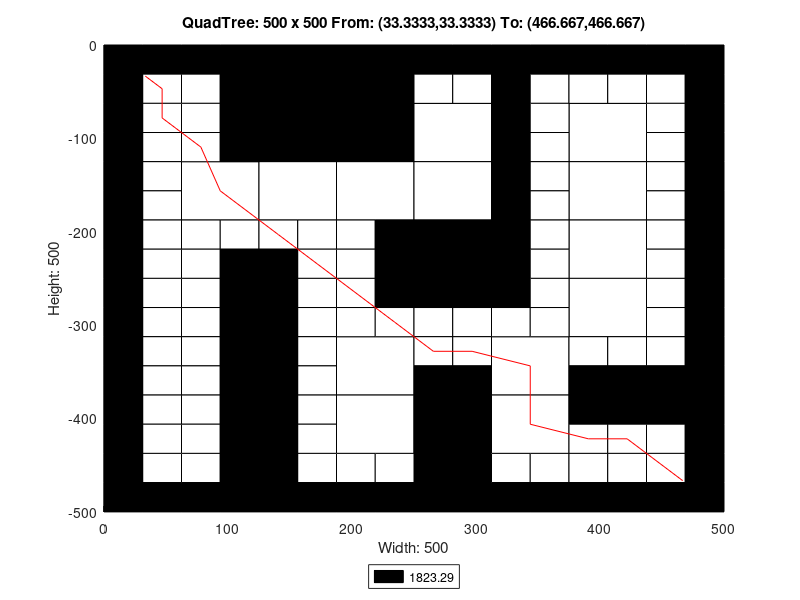

Here is the MATLAB script that generated this plot:
axis([0 500 -500 0]);
title('QuadTree: 500 x 500 From: (33.3333,33.3333) To: (466.667,466.667)');
xlabel('Width: 500');
ylabel('Height: 500');
rectangle('Position',[125 -125 125 125], 'FaceColor',[0 0 0]);
rectangle('Position',[62.5 -187.5 62.5 62.5], 'FaceColor',[1 1 1]);
rectangle('Position',[125 -187.5 62.5 62.5], 'FaceColor',[1 1 1]);
rectangle('Position',[187.5 -187.5 62.5 62.5], 'FaceColor',[1 1 1]);
rectangle('Position',[250 -125 62.5 62.5], 'FaceColor',[1 1 1]);
rectangle('Position',[375 -125 62.5 62.5], 'FaceColor',[1 1 1]);
rectangle('Position',[250 -187.5 62.5 62.5], 'FaceColor',[1 1 1]);
rectangle('Position',[250 -250 62.5 62.5], 'FaceColor',[0 0 0]);
rectangle('Position',[375 -187.5 62.5 62.5], 'FaceColor',[1 1 1]);
rectangle('Position',[375 -250 62.5 62.5], 'FaceColor',[1 1 1]);
rectangle('Position',[187.5 -375 62.5 62.5], 'FaceColor',[1 1 1]);
rectangle('Position',[187.5 -437.5 62.5 62.5], 'FaceColor',[1 1 1]);
rectangle('Position',[312.5 -375 62.5 62.5], 'FaceColor',[1 1 1]);
rectangle('Position',[375 -312.5 62.5 62.5], 'FaceColor',[1 1 1]);
rectangle('Position',[250 -437.5 62.5 62.5], 'FaceColor',[0 0 0]);
rectangle('Position',[312.5 -437.5 62.5 62.5], 'FaceColor',[1 1 1]);
rectangle('Position',[250 -500 62.5 62.5], 'FaceColor',[0 0 0]);
rectangle('Position',[0 -31.25 31.25 31.25], 'FaceColor',[0 0 0]);
rectangle('Position',[31.25 -31.25 31.25 31.25], 'FaceColor',[0 0 0]);
rectangle('Position',[0 -62.5 31.25 31.25], 'FaceColor',[0 0 0]);
rectangle('Position',[31.25 -62.5 31.25 31.25], 'FaceColor',[1 1 1]);
rectangle('Position',[62.5 -31.25 31.25 31.25], 'FaceColor',[0 0 0]);
rectangle('Position',[93.75 -31.25 31.25 31.25], 'FaceColor',[0 0 0]);
rectangle('Position',[62.5 -62.5 31.25 31.25], 'FaceColor',[1 1 1]);
rectangle('Position',[93.75 -62.5 31.25 31.25], 'FaceColor',[0 0 0]);
rectangle('Position',[0 -93.75 31.25 31.25], 'FaceColor',[0 0 0]);
rectangle('Position',[31.25 -93.75 31.25 31.25], 'FaceColor',[1 1 1]);
rectangle('Position',[0 -125 31.25 31.25], 'FaceColor',[0 0 0]);
rectangle('Position',[31.25 -125 31.25 31.25], 'FaceColor',[1 1 1]);
rectangle('Position',[62.5 -93.75 31.25 31.25], 'FaceColor',[1 1 1]);
rectangle('Position',[93.75 -93.75 31.25 31.25], 'FaceColor',[0 0 0]);
rectangle('Position',[62.5 -125 31.25 31.25], 'FaceColor',[1 1 1]);
rectangle('Position',[93.75 -125 31.25 31.25], 'FaceColor',[0 0 0]);
rectangle('Position',[0 -156.25 31.25 31.25], 'FaceColor',[0 0 0]);
rectangle('Position',[31.25 -156.25 31.25 31.25], 'FaceColor',[1 1 1]);
rectangle('Position',[0 -187.5 31.25 31.25], 'FaceColor',[0 0 0]);
rectangle('Position',[31.25 -187.5 31.25 31.25], 'FaceColor',[1 1 1]);
rectangle('Position',[0 -218.75 31.25 31.25], 'FaceColor',[0 0 0]);
rectangle('Position',[31.25 -218.75 31.25 31.25], 'FaceColor',[1 1 1]);
rectangle('Position',[0 -250 31.25 31.25], 'FaceColor',[0 0 0]);
rectangle('Position',[31.25 -250 31.25 31.25], 'FaceColor',[1 1 1]);
rectangle('Position',[62.5 -218.75 31.25 31.25], 'FaceColor',[1 1 1]);
rectangle('Position',[93.75 -218.75 31.25 31.25], 'FaceColor',[1 1 1]);
rectangle('Position',[62.5 -250 31.25 31.25], 'FaceColor',[1 1 1]);
rectangle('Position',[93.75 -250 31.25 31.25], 'FaceColor',[0 0 0]);
rectangle('Position',[125 -218.75 31.25 31.25], 'FaceColor',[1 1 1]);
rectangle('Position',[156.25 -218.75 31.25 31.25], 'FaceColor',[1 1 1]);
rectangle('Position',[125 -250 31.25 31.25], 'FaceColor',[0 0 0]);
rectangle('Position',[156.25 -250 31.25 31.25], 'FaceColor',[1 1 1]);
rectangle('Position',[187.5 -218.75 31.25 31.25], 'FaceColor',[1 1 1]);
rectangle('Position',[218.75 -218.75 31.25 31.25], 'FaceColor',[0 0 0]);
rectangle('Position',[187.5 -250 31.25 31.25], 'FaceColor',[1 1 1]);
rectangle('Position',[218.75 -250 31.25 31.25], 'FaceColor',[0 0 0]);
rectangle('Position',[250 -31.25 31.25 31.25], 'FaceColor',[0 0 0]);
rectangle('Position',[281.25 -31.25 31.25 31.25], 'FaceColor',[0 0 0]);
rectangle('Position',[250 -62.5 31.25 31.25], 'FaceColor',[1 1 1]);
rectangle('Position',[281.25 -62.5 31.25 31.25], 'FaceColor',[1 1 1]);
rectangle('Position',[312.5 -31.25 31.25 31.25], 'FaceColor',[0 0 0]);
rectangle('Position',[343.75 -31.25 31.25 31.25], 'FaceColor',[0 0 0]);
rectangle('Position',[312.5 -62.5 31.25 31.25], 'FaceColor',[0 0 0]);
rectangle('Position',[343.75 -62.5 31.25 31.25], 'FaceColor',[1 1 1]);
rectangle('Position',[312.5 -93.75 31.25 31.25], 'FaceColor',[0 0 0]);
rectangle('Position',[343.75 -93.75 31.25 31.25], 'FaceColor',[1 1 1]);
rectangle('Position',[312.5 -125 31.25 31.25], 'FaceColor',[0 0 0]);
rectangle('Position',[343.75 -125 31.25 31.25], 'FaceColor',[1 1 1]);
rectangle('Position',[375 -31.25 31.25 31.25], 'FaceColor',[0 0 0]);
rectangle('Position',[406.25 -31.25 31.25 31.25], 'FaceColor',[0 0 0]);
rectangle('Position',[375 -62.5 31.25 31.25], 'FaceColor',[1 1 1]);
rectangle('Position',[406.25 -62.5 31.25 31.25], 'FaceColor',[1 1 1]);
rectangle('Position',[437.5 -31.25 31.25 31.25], 'FaceColor',[0 0 0]);
rectangle('Position',[468.75 -31.25 31.25 31.25], 'FaceColor',[0 0 0]);
rectangle('Position',[437.5 -62.5 31.25 31.25], 'FaceColor',[1 1 1]);
rectangle('Position',[468.75 -62.5 31.25 31.25], 'FaceColor',[0 0 0]);
rectangle('Position',[437.5 -93.75 31.25 31.25], 'FaceColor',[1 1 1]);
rectangle('Position',[468.75 -93.75 31.25 31.25], 'FaceColor',[0 0 0]);
rectangle('Position',[437.5 -125 31.25 31.25], 'FaceColor',[1 1 1]);
rectangle('Position',[468.75 -125 31.25 31.25], 'FaceColor',[0 0 0]);
rectangle('Position',[312.5 -156.25 31.25 31.25], 'FaceColor',[0 0 0]);
rectangle('Position',[343.75 -156.25 31.25 31.25], 'FaceColor',[1 1 1]);
rectangle('Position',[312.5 -187.5 31.25 31.25], 'FaceColor',[0 0 0]);
rectangle('Position',[343.75 -187.5 31.25 31.25], 'FaceColor',[1 1 1]);
rectangle('Position',[312.5 -218.75 31.25 31.25], 'FaceColor',[0 0 0]);
rectangle('Position',[343.75 -218.75 31.25 31.25], 'FaceColor',[1 1 1]);
rectangle('Position',[312.5 -250 31.25 31.25], 'FaceColor',[0 0 0]);
rectangle('Position',[343.75 -250 31.25 31.25], 'FaceColor',[1 1 1]);
rectangle('Position',[437.5 -156.25 31.25 31.25], 'FaceColor',[1 1 1]);
rectangle('Position',[468.75 -156.25 31.25 31.25], 'FaceColor',[0 0 0]);
rectangle('Position',[437.5 -187.5 31.25 31.25], 'FaceColor',[1 1 1]);
rectangle('Position',[468.75 -187.5 31.25 31.25], 'FaceColor',[0 0 0]);
rectangle('Position',[437.5 -218.75 31.25 31.25], 'FaceColor',[1 1 1]);
rectangle('Position',[468.75 -218.75 31.25 31.25], 'FaceColor',[0 0 0]);
rectangle('Position',[437.5 -250 31.25 31.25], 'FaceColor',[1 1 1]);
rectangle('Position',[468.75 -250 31.25 31.25], 'FaceColor',[0 0 0]);
rectangle('Position',[0 -281.25 31.25 31.25], 'FaceColor',[0 0 0]);
rectangle('Position',[31.25 -281.25 31.25 31.25], 'FaceColor',[1 1 1]);
rectangle('Position',[0 -312.5 31.25 31.25], 'FaceColor',[0 0 0]);
rectangle('Position',[31.25 -312.5 31.25 31.25], 'FaceColor',[1 1 1]);
rectangle('Position',[62.5 -281.25 31.25 31.25], 'FaceColor',[1 1 1]);
rectangle('Position',[93.75 -281.25 31.25 31.25], 'FaceColor',[0 0 0]);
rectangle('Position',[62.5 -312.5 31.25 31.25], 'FaceColor',[1 1 1]);
rectangle('Position',[93.75 -312.5 31.25 31.25], 'FaceColor',[0 0 0]);
rectangle('Position',[0 -343.75 31.25 31.25], 'FaceColor',[0 0 0]);
rectangle('Position',[31.25 -343.75 31.25 31.25], 'FaceColor',[1 1 1]);
rectangle('Position',[0 -375 31.25 31.25], 'FaceColor',[0 0 0]);
rectangle('Position',[31.25 -375 31.25 31.25], 'FaceColor',[1 1 1]);
rectangle('Position',[62.5 -343.75 31.25 31.25], 'FaceColor',[1 1 1]);
rectangle('Position',[93.75 -343.75 31.25 31.25], 'FaceColor',[0 0 0]);
rectangle('Position',[62.5 -375 31.25 31.25], 'FaceColor',[1 1 1]);
rectangle('Position',[93.75 -375 31.25 31.25], 'FaceColor',[0 0 0]);
rectangle('Position',[125 -281.25 31.25 31.25], 'FaceColor',[0 0 0]);
rectangle('Position',[156.25 -281.25 31.25 31.25], 'FaceColor',[1 1 1]);
rectangle('Position',[125 -312.5 31.25 31.25], 'FaceColor',[0 0 0]);
rectangle('Position',[156.25 -312.5 31.25 31.25], 'FaceColor',[1 1 1]);
rectangle('Position',[187.5 -281.25 31.25 31.25], 'FaceColor',[1 1 1]);
rectangle('Position',[218.75 -281.25 31.25 31.25], 'FaceColor',[0 0 0]);
rectangle('Position',[187.5 -312.5 31.25 31.25], 'FaceColor',[1 1 1]);
rectangle('Position',[218.75 -312.5 31.25 31.25], 'FaceColor',[1 1 1]);
rectangle('Position',[125 -343.75 31.25 31.25], 'FaceColor',[0 0 0]);
rectangle('Position',[156.25 -343.75 31.25 31.25], 'FaceColor',[1 1 1]);
rectangle('Position',[125 -375 31.25 31.25], 'FaceColor',[0 0 0]);
rectangle('Position',[156.25 -375 31.25 31.25], 'FaceColor',[1 1 1]);
rectangle('Position',[0 -406.25 31.25 31.25], 'FaceColor',[0 0 0]);
rectangle('Position',[31.25 -406.25 31.25 31.25], 'FaceColor',[1 1 1]);
rectangle('Position',[0 -437.5 31.25 31.25], 'FaceColor',[0 0 0]);
rectangle('Position',[31.25 -437.5 31.25 31.25], 'FaceColor',[1 1 1]);
rectangle('Position',[62.5 -406.25 31.25 31.25], 'FaceColor',[1 1 1]);
rectangle('Position',[93.75 -406.25 31.25 31.25], 'FaceColor',[0 0 0]);
rectangle('Position',[62.5 -437.5 31.25 31.25], 'FaceColor',[1 1 1]);
rectangle('Position',[93.75 -437.5 31.25 31.25], 'FaceColor',[0 0 0]);
rectangle('Position',[0 -468.75 31.25 31.25], 'FaceColor',[0 0 0]);
rectangle('Position',[31.25 -468.75 31.25 31.25], 'FaceColor',[1 1 1]);
rectangle('Position',[0 -500 31.25 31.25], 'FaceColor',[0 0 0]);
rectangle('Position',[31.25 -500 31.25 31.25], 'FaceColor',[0 0 0]);
rectangle('Position',[62.5 -468.75 31.25 31.25], 'FaceColor',[1 1 1]);
rectangle('Position',[93.75 -468.75 31.25 31.25], 'FaceColor',[0 0 0]);
rectangle('Position',[62.5 -500 31.25 31.25], 'FaceColor',[0 0 0]);
rectangle('Position',[93.75 -500 31.25 31.25], 'FaceColor',[0 0 0]);
rectangle('Position',[125 -406.25 31.25 31.25], 'FaceColor',[0 0 0]);
rectangle('Position',[156.25 -406.25 31.25 31.25], 'FaceColor',[1 1 1]);
rectangle('Position',[125 -437.5 31.25 31.25], 'FaceColor',[0 0 0]);
rectangle('Position',[156.25 -437.5 31.25 31.25], 'FaceColor',[1 1 1]);
rectangle('Position',[125 -468.75 31.25 31.25], 'FaceColor',[0 0 0]);
rectangle('Position',[156.25 -468.75 31.25 31.25], 'FaceColor',[1 1 1]);
rectangle('Position',[125 -500 31.25 31.25], 'FaceColor',[0 0 0]);
rectangle('Position',[156.25 -500 31.25 31.25], 'FaceColor',[0 0 0]);
rectangle('Position',[187.5 -468.75 31.25 31.25], 'FaceColor',[1 1 1]);
rectangle('Position',[218.75 -468.75 31.25 31.25], 'FaceColor',[1 1 1]);
rectangle('Position',[187.5 -500 31.25 31.25], 'FaceColor',[0 0 0]);
rectangle('Position',[218.75 -500 31.25 31.25], 'FaceColor',[0 0 0]);
rectangle('Position',[250 -281.25 31.25 31.25], 'FaceColor',[0 0 0]);
rectangle('Position',[281.25 -281.25 31.25 31.25], 'FaceColor',[0 0 0]);
rectangle('Position',[250 -312.5 31.25 31.25], 'FaceColor',[1 1 1]);
rectangle('Position',[281.25 -312.5 31.25 31.25], 'FaceColor',[1 1 1]);
rectangle('Position',[312.5 -281.25 31.25 31.25], 'FaceColor',[0 0 0]);
rectangle('Position',[343.75 -281.25 31.25 31.25], 'FaceColor',[1 1 1]);
rectangle('Position',[312.5 -312.5 31.25 31.25], 'FaceColor',[1 1 1]);
rectangle('Position',[343.75 -312.5 31.25 31.25], 'FaceColor',[1 1 1]);
rectangle('Position',[250 -343.75 31.25 31.25], 'FaceColor',[1 1 1]);
rectangle('Position',[281.25 -343.75 31.25 31.25], 'FaceColor',[1 1 1]);
rectangle('Position',[250 -375 31.25 31.25], 'FaceColor',[0 0 0]);
rectangle('Position',[281.25 -375 31.25 31.25], 'FaceColor',[0 0 0]);
rectangle('Position',[437.5 -281.25 31.25 31.25], 'FaceColor',[1 1 1]);
rectangle('Position',[468.75 -281.25 31.25 31.25], 'FaceColor',[0 0 0]);
rectangle('Position',[437.5 -312.5 31.25 31.25], 'FaceColor',[1 1 1]);
rectangle('Position',[468.75 -312.5 31.25 31.25], 'FaceColor',[0 0 0]);
rectangle('Position',[375 -343.75 31.25 31.25], 'FaceColor',[1 1 1]);
rectangle('Position',[406.25 -343.75 31.25 31.25], 'FaceColor',[1 1 1]);
rectangle('Position',[375 -375 31.25 31.25], 'FaceColor',[0 0 0]);
rectangle('Position',[406.25 -375 31.25 31.25], 'FaceColor',[0 0 0]);
rectangle('Position',[437.5 -343.75 31.25 31.25], 'FaceColor',[1 1 1]);
rectangle('Position',[468.75 -343.75 31.25 31.25], 'FaceColor',[0 0 0]);
rectangle('Position',[437.5 -375 31.25 31.25], 'FaceColor',[0 0 0]);
rectangle('Position',[468.75 -375 31.25 31.25], 'FaceColor',[0 0 0]);
rectangle('Position',[312.5 -468.75 31.25 31.25], 'FaceColor',[1 1 1]);
rectangle('Position',[343.75 -468.75 31.25 31.25], 'FaceColor',[1 1 1]);
rectangle('Position',[312.5 -500 31.25 31.25], 'FaceColor',[0 0 0]);
rectangle('Position',[343.75 -500 31.25 31.25], 'FaceColor',[0 0 0]);
rectangle('Position',[375 -406.25 31.25 31.25], 'FaceColor',[0 0 0]);
rectangle('Position',[406.25 -406.25 31.25 31.25], 'FaceColor',[0 0 0]);
rectangle('Position',[375 -437.5 31.25 31.25], 'FaceColor',[1 1 1]);
rectangle('Position',[406.25 -437.5 31.25 31.25], 'FaceColor',[1 1 1]);
rectangle('Position',[437.5 -406.25 31.25 31.25], 'FaceColor',[0 0 0]);
rectangle('Position',[468.75 -406.25 31.25 31.25], 'FaceColor',[0 0 0]);
rectangle('Position',[437.5 -437.5 31.25 31.25], 'FaceColor',[1 1 1]);
rectangle('Position',[468.75 -437.5 31.25 31.25], 'FaceColor',[0 0 0]);
rectangle('Position',[375 -468.75 31.25 31.25], 'FaceColor',[1 1 1]);
rectangle('Position',[406.25 -468.75 31.25 31.25], 'FaceColor',[1 1 1]);
rectangle('Position',[375 -500 31.25 31.25], 'FaceColor',[0 0 0]);
rectangle('Position',[406.25 -500 31.25 31.25], 'FaceColor',[0 0 0]);
rectangle('Position',[437.5 -468.75 31.25 31.25], 'FaceColor',[1 1 1]);
rectangle('Position',[468.75 -468.75 31.25 31.25], 'FaceColor',[0 0 0]);
rectangle('Position',[437.5 -500 31.25 31.25], 'FaceColor',[0 0 0]);
rectangle('Position',[468.75 -500 31.25 31.25], 'FaceColor',[0 0 0]);
X=[466.667,453.125,421.875,390.625,343.75,343.75,296.875,265.625,234.375,203.125,171.875,140.625,93.75,78.125,46.875,46.875,33.3333];
Y=[-466.667,-453.125,-421.875,-421.875,-406.25,-343.75,-328.125,-328.125,-296.875,-265.625,-234.375,-203.125,-156.25,-109.375,-78.125,-46.875,-33.3333];
hold on;
plot(X,Y,'r');
legend('1823.29','Location','southoutside');
